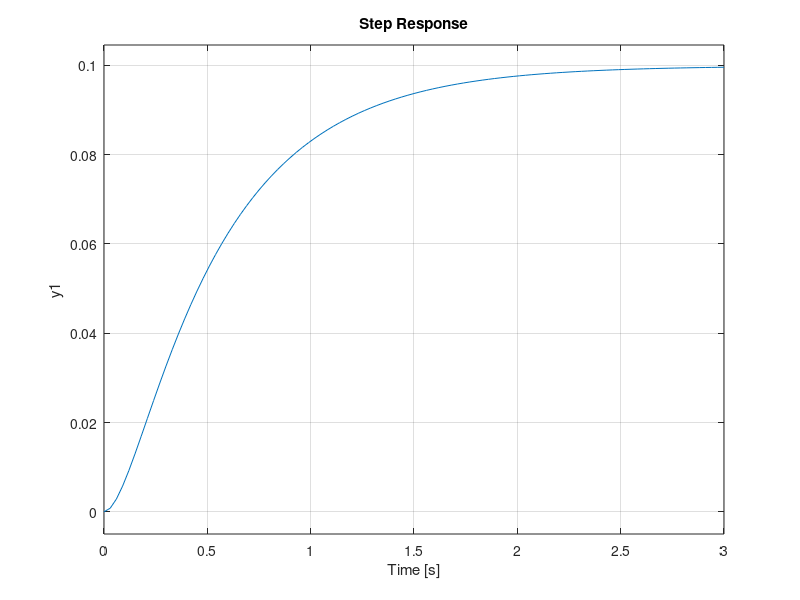
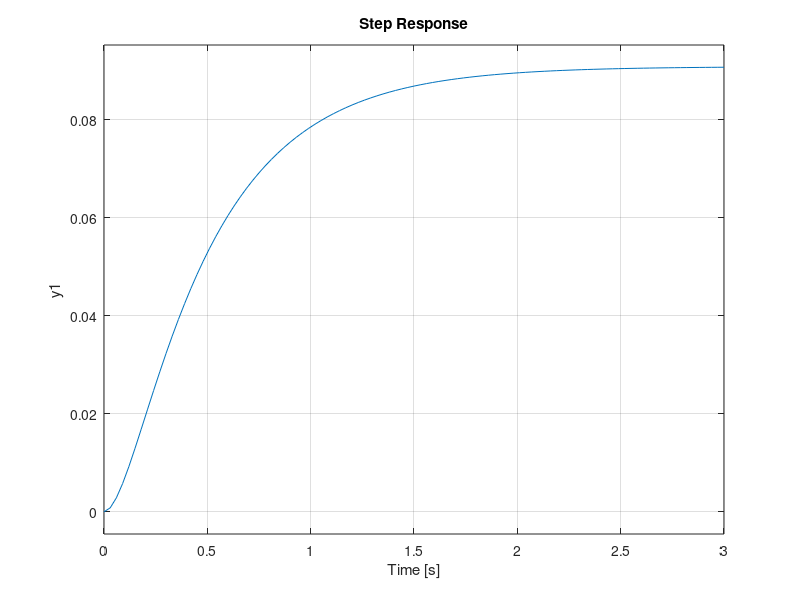
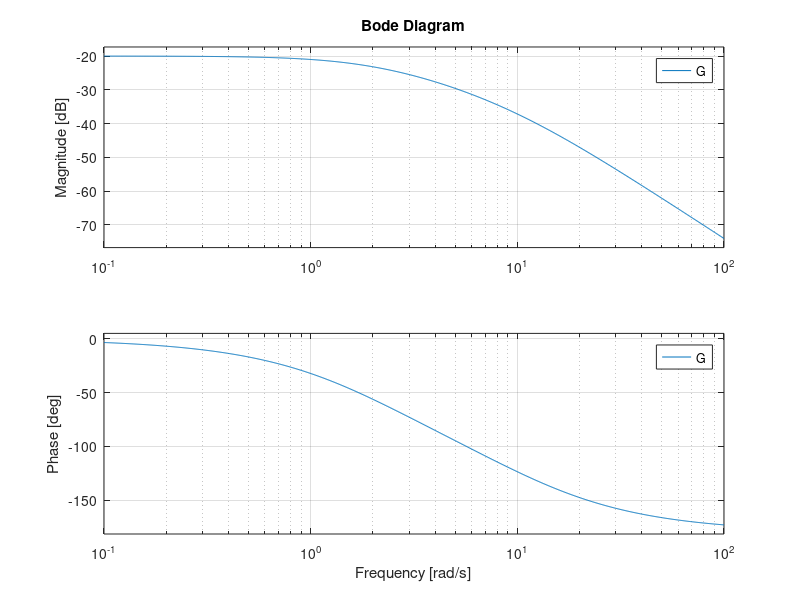

The MATLAB script that drew these images, in order:
Ra = 1;      % Armature resistance
La = 0.5;    % Armature inductance
J  = 0.01;   % Rotor inertia
B  = 0.1;    % Viscous friction
Kt = 0.01;   % Torque constant
Kb = 0.01;   % Back EMF constant

num = Kt;
den = [La*J, (La*B + Ra*J), (Ra*B + Kt*Kb)];

G = tf(num, den)
figure;
step(G)
grid on
pole(G)
figure;
T = feedback(G, 1);
step(T)
grid on
figure;
bode(G)
grid on
